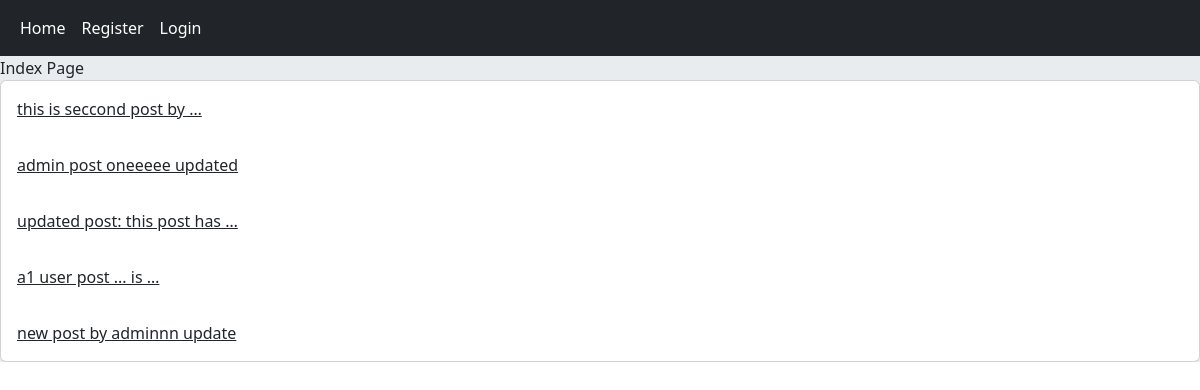
Before: / with the older database file.
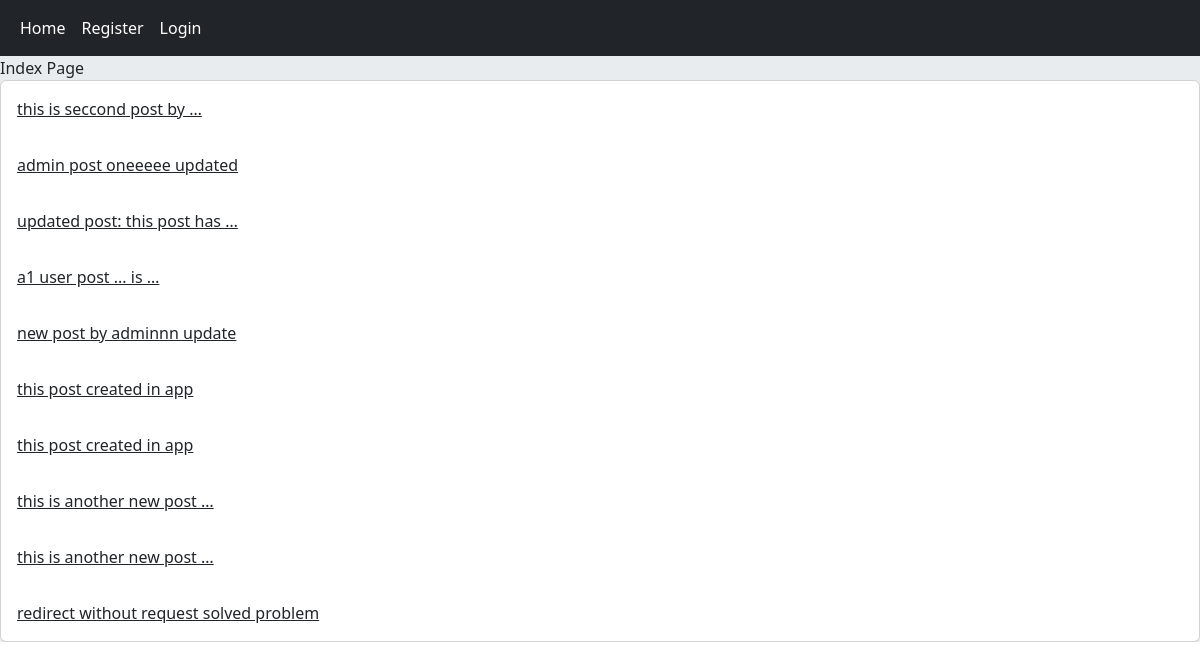
After: the same page with the newer database file.
### home/models.py (models this page shows, shortened)
class Post(models.Model):
    user    = models.ForeignKey(User, on_delete=models.CASCADE)
    body    = models.TextField()
    slug    = models.SlugField()
    created = models.DateTimeField(auto_now_add=True)
    updated = models.DateTimeField(auto_now=True)
    def get_absolute_url(self):
        return reverse("home:post_details", args=(self.id, self.slug))

### home/views.py (the view)
# urls.py: path(''                                    , views.HomeView.as_view()      , name='home'),
class HomeView(View):
    def get(self, request):
        posts = Post.objects.all()
        return render(request, 'home/index.html', {'posts':posts})

### home/templates/home/index.html (shortened to what this page needs)
{% extends 'base.html' %}
{% block content %}
    Index Page
    <div class="card">
        {% for post in posts %}
            <a href="{{post.get_absolute_url}}" class="card-body">{{post.body |  truncatewords:5}} </a>
        {% endfor %}
    </div>
{% endblock %}

### templates/base.html (shortened to what this page needs)
<!DOCTYPE html>
<html lang="en">
<head>
    <link href="https://cdn.jsdelivr.net/npm/bootstrap@5.3.0-alpha1/dist/css/bootstrap.min.css" rel="stylesheet">
</head>
<body>
    {% include 'includs/navbar.html' %}
    <div class="jumbotron">
        {% block content %} {% endblock %}
    </div>
</body>
</html>

### templates/includs/navbar.html
<nav class="navbar navbar-expand-lg navbar-dark bg-dark ">
<div class="container-fluid">
    <div class="navbar-nav">
        <a class="nav-link active" href="{%url 'home:home'%}">Home</a>
        {% if  request.user.is_authenticated %}
            <a class="nav-link active" href="{%url 'accounts:user_logout'%}">Logout</a>
            <a class="nav-link active" href="{%url 'accounts:user_profile' request.user.id%}">Profile</a>
        {% else %}
            <a class="nav-link active" href="{%url 'accounts:user_register'%}">Register</a>
            <a class="nav-link active" href="{%url 'accounts:user_login'%}">Login</a>
        {% endif %}
    </div>
</div>
</nav>

### templates/base.html (style rules this page uses)
.jumbotron { padding: 20 px; margin-bottom: 20 px; background-color: #e9ecef; }

Changed rows visible on the page:
added Post: body "this post created in app"
added Post: body "this post created in app"
added Post: body "this is another new post …"
added Post: body "this is another new post …"
added Post: body "redirect without request solved problem"
